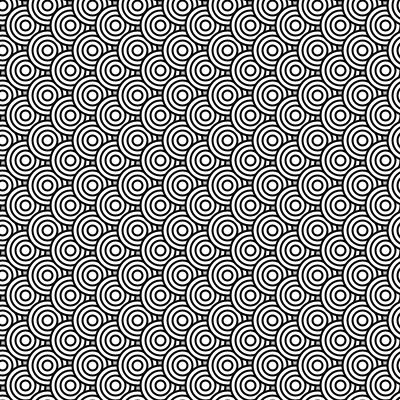
Frame 1 (no input)
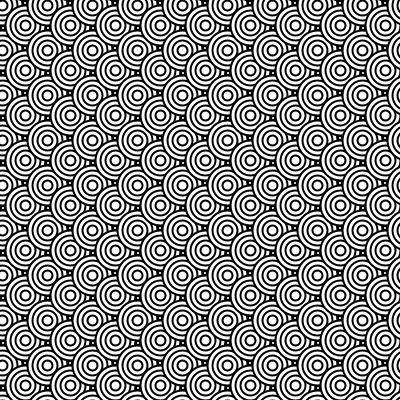
Frame 60 (the mouse pressed at the canvas centre just before this capture)
Frame 120 (the mouse held since frame 60 and released just before this capture): identical to frame 60, image omitted

The Processing sketch that drew these frames (run headless with seeded random() and noise(); from frame 60 on, the mouse is pressed at the canvas centre):

// Processing sketch: whiteAndBlackSircle
// ── whiteAndBlackSircle.pde
 void setup(){
  size(400,400);
}
color lightGray = #D3D3D3,darkGray = #444444,warmGray = #E8E4D8;

int widSpa=10,lenSpa=5,space=40;
void draw(){
  translate(-20,-20);
  fill(0);
 for(int i=0;i<=width/space*2;i+=1){
    for(int j=0;j<=height/space*2;j+=1){
     if(i%2==0) cir((lenSpa+space)*i/2,(lenSpa+space)*j);
     else cir((lenSpa+space)*(i)/2,(lenSpa+space)*(j)-space/2);
   }
    }
 }
  


void cir(float x,float y){
  stroke(0);
  fill(255);
  strokeWeight(2);
circle(x,y,space);
circle(x,y,space/4*3);
circle(x,y,space/2);
circle(x,y,space/4);
}
